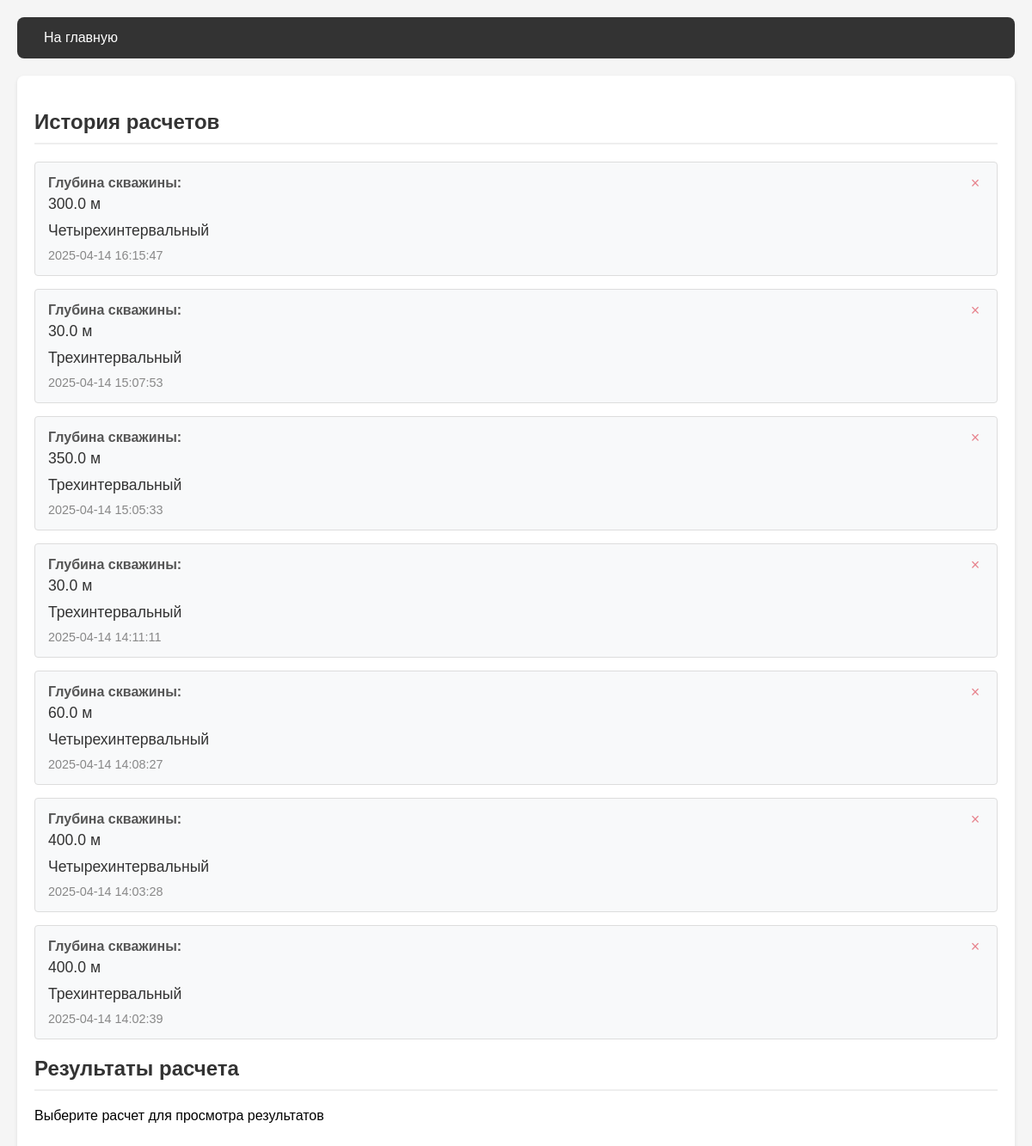
Before: /history with the older database file.
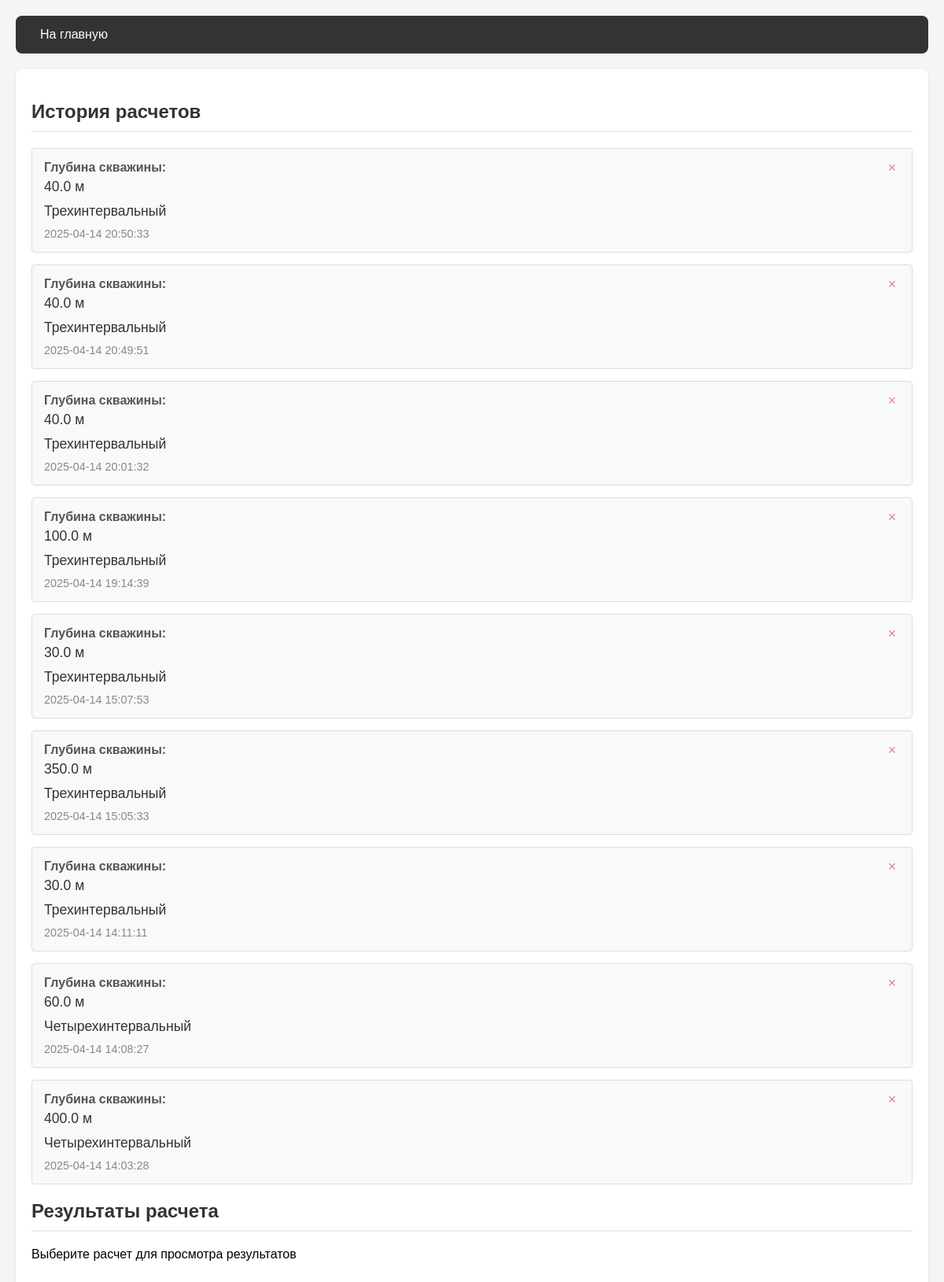
After: the same page with the newer database file.
### tables this page shows
CREATE TABLE "calculations" (
                id INTEGER PRIMARY KEY AUTOINCREMENT,
                depth REAL,
                profile_type INTEGER, -- 1 - трехинтервальный, 2 - четырехинтервальный
                timestamp DATETIME,
                results TEXT
            );

### app.py (the view)
@app.route('/history')
def history():
    calculations = get_all_calculations()
    return render_template('history.html', calculations=calculations)

### database.py (called while the page is built)
def get_all_calculations():
    print("Получение списка всех расчетов")
    conn = sqlite3.connect('calculations.db')
    c = conn.cursor()
    try:
        c.execute('SELECT id, depth, profile_type, timestamp FROM calculations ORDER BY timestamp DESC')
        calculations = []
        for row in c.fetchall():
            profile_type_str = "Трехинтервальный" if row[2] == 1 else "Четырехинтервальный"
            calculations.append({
                'id': row[0],
                'depth': row[1],
                'profile_type': row[2],
                'profile_type_str': profile_type_str,
                'timestamp': row[3]
            })
        print(f"Найдено {len(calculations)} расчетов")
        return calculations
    except Exception as e:
        print(f"Ошибка при получении расчетов: {str(e)}")
        raise
    finally:
        conn.close()

### templates/history.html (shortened to what this page needs)
<!DOCTYPE html>
<html lang="ru">
<head>
</head>
<body>
    <div class="container">
        <div class="nav">
            <a href="/">На главную</a>
        </div>
        <div class="main-content">
            <h2>История расчетов</h2>
            {% if calculations %}
                <ul class="calculation-list">
                    {% for calc in calculations %}
                        <li class="calculation-item" onclick="showResults('{{ calc.id }}')">
                            <button class="delete-btn" onclick="deleteCalculation(event, '{{ calc.id }}')">&times;</button>
                            <div class="info-label">Глубина скважины:</div>
                            <div class="info-value">{{ calc.depth }} м</div>
                            <div class="info-value">
                                {{ "Трехинтервальный" if calc.profile_type == 1 else "Четырехинтервальный" if calc.profile_type == 2 else "J-образный" if calc.profile_type == 3 else "S-образный" if calc.profile_type == 4 else "Неизвестный тип" }}
                            </div>
                            <div class="timestamp">{{ calc.timestamp }}</div>
                        </li>
                    {% endfor %}
                </ul>
            {% else %}
                <p class="no-results">История расчетов пуста</p>
            {% endif %}
            <div class="results-panel">
                <h2>Результаты расчета</h2>
                <div id="results-content">
                    <p>Выберите расчет для просмотра результатов</p>
                </div>
            </div>
        </div>
    </div>
</body>
</html>

### templates/history.html (style rules this page uses)
body { font-family: Arial, sans-serif; margin: 0; padding: 20px; background-color: #f5f5f5; }
.container { max-width: 1200px; margin: 0 auto; }
.nav { background-color: #333; padding: 15px; border-radius: 8px; margin-bottom: 20px; }
.nav a { margin-right: 15px; text-decoration: none; color: white; padding: 8px 16px; border-radius: 4px; transition: background-color 0.2s; }
.main-content { background: white; padding: 20px; border-radius: 8px; box-shadow: 0 2px 4px rgba(0,0,0,0.1); }
.calculation-list { list-style: none; padding: 0; margin: 0; }
.calculation-item { padding: 15px; border: 1px solid #ddd; border-radius: 4px; margin-bottom: 15px; cursor: pointer; transition: all 0.3s ease; background: #f8f9fa; position: relative; }
.info-label { font-weight: bold; color: #555; margin-bottom: 5px; }
.info-value { color: #333; margin-bottom: 10px; font-size: 1.1em; }
.timestamp { color: #888; font-size: 0.9em; margin-top: 5px; }
.delete-btn { position: absolute; top: 10px; right: 10px; background: none; border: none; color: #dc3545; cursor: pointer; padding: 5px; font-size: 18px; opacity: 0.6; transition: opacity 0.2s; display: flex; align-items: center; justify-content: center; width: 30px; height: 30px; border-radius: 50%; }
h2 { color: #333; margin-bottom: 20px; padding-bottom: 10px; border-bottom: 2px solid #eee; }
.results-panel { margin-top: 20px; }

Changed rows visible on the page:
removed calculations: depth "300.0", profile_type "Четырехинтервальный", timestamp "2025-04-14 16:15:47"
removed calculations: depth "400.0", profile_type "Трехинтервальный", timestamp "2025-04-14 14:02:39"
added calculations: depth "40.0", profile_type "Трехинтервальный", timestamp "2025-04-14 20:50:33"
added calculations: depth "40.0", profile_type "Трехинтервальный", timestamp "2025-04-14 20:49:51"
added calculations: depth "40.0", profile_type "Трехинтервальный", timestamp "2025-04-14 20:01:32"
added calculations: depth "100.0", profile_type "Трехинтервальный", timestamp "2025-04-14 19:14:39"
